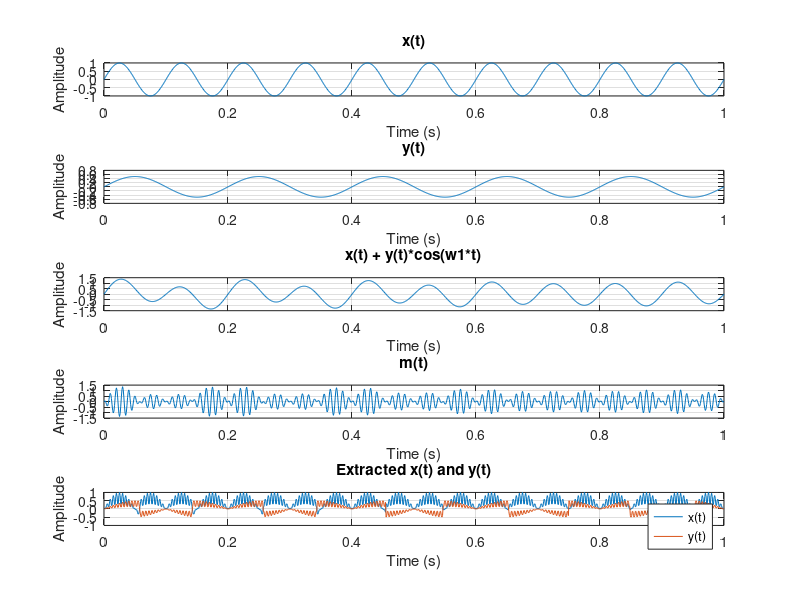

Source code (MATLAB): (Note: this script raises an error after producing the figure.)
% Parameters
fs = 1000;                          % Sampling frequency (Hz)
t = 0:1/fs:1;                       % Time vector (1 second duration)
w1 = 2;                             % Frequency for y(t) modulation
A1 = 1;                             % Amplitude for x(t)
A2 = 0.5;                           % Amplitude for y(t)

% Generate input signals
x = A1 * sin(2*pi*10*t);            % x(t) signal (example: sinusoidal signal with frequency 10 Hz)
y = A2 * sin(2*pi*5*t);             % y(t) signal (example: sinusoidal signal with frequency 5 Hz)

% AM modulation
carrier_freq = 100;                  % Carrier frequency
carrier_amplitude = 1;              % Carrier amplitude
m = (x + y .* cos(w1*t)) .* cos(2*pi*carrier_freq*t);

% Push detector (rectifier)
z = abs(m);

% Extract x(t) and y(t) from z(t)
x_extracted = z .* x ./ (x + y .* cos(w1*t));
y_extracted = (z - x_extracted) ./ cos(w1*t);

% Plotting
subplot(5, 1, 1);
plot(t, x);
xlabel('Time (s)');
ylabel('Amplitude');
title('x(t)');
grid on;

subplot(5, 1, 2);
plot(t, y);
xlabel('Time (s)');
ylabel('Amplitude');
title('y(t)');
grid on;

subplot(5, 1, 3);
plot(t, x + y.*cos(w1*t));
xlabel('Time (s)');
ylabel('Amplitude');
title('x(t) + y(t)*cos(w1*t)');
grid on;

subplot(5, 1, 4);
plot(t, m);
xlabel('Time (s)');
ylabel('Amplitude');
title('m(t)');
grid on;

subplot(5, 1, 5);
plot(t, x_extracted);
hold on;
plot(t, y_extracted);
hold off;
xlabel('Time (s)');
ylabel('Amplitude');
title('Extracted x(t) and y(t)');
legend('x(t)', 'y(t)');
grid on;

% Display the plot
sgtitle('Modulation Process');